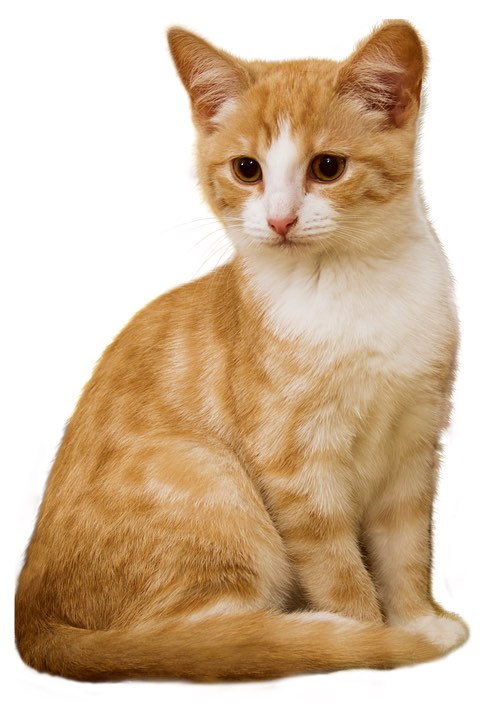
//> input picture 第一部分-快速上手OpenCV/chapter01-邂逅OpenCV/cat.jpg, 498 x 720 px
$ ./DrawOneDimensionHistExample   (built with g++ and OpenCV 4)
//> lines starting //> are read from the running program, lines starting //| are printed output that depends on the picture; after the words box and inside, x2 and y2 are one past the last pixel; in counts of white or black regions, pixels touching at a corner belong together
#include <iostream>
#include <vector>
#include <opencv2/opencv.hpp>
#include <opencv2/highgui/highgui.hpp>
#include <opencv2/imgproc/imgproc.hpp>
#include <memory>

using namespace std;
using namespace cv;

int main(int argc, char *argv[]) {

    // [1]载入原图并显示
    Mat srcImage = imread("cat.jpg", 1);
//> srcImage is the input picture: 720 rows x 498 cols, CV_8UC3; mean B, G, R 162.6, 189.2, 213.4
    imshow("原图", srcImage);

    if (!srcImage.data) {
        printf("读取文件失败~!\n");
        return -1;
    }

    // [2]定义变量
    MatND dstHist;
    int dims = 1;
    float hranges[] = {0, 255};
    const float *ranges[] = {hranges}; // 这里需要为const类型
    int size = 256;
    int channels = 0;

    // [3]计算图像的直方图
    calcHist(&srcImage, 1, &channels, Mat(), dstHist, dims, &size, ranges);
//> dstHist = 256 values, max 4010 at index 253, min 0 at index 255, mean 879.8
    int scale = 1;

    Mat dstImage(size * scale, size, CV_8U, Scalar(0));

    // [4]获取最大值和最小值
    double minValue = 0;
    double maxValue = 0;
    minMaxLoc(dstHist, &minValue, &maxValue, 0, 0);
//> maxValue = 4010

    // [5]绘制出直方图
    int hpt = saturate_cast<int>(0.9 * size);
    for (int i=0; i < 256; i++) {
        float binValue = dstHist.at<float>(i);
        int realValue = saturate_cast<int>(binValue * hpt/maxValue);
        rectangle(dstImage, Point(i*scale, size-1), Point((i+1)*scale-1, size-realValue), Scalar(255));
    }
//> this loop made 256 passes
//> (binValue, realValue) on passes 1 to 3: (1404, 81), (223, 13), (235, 13)
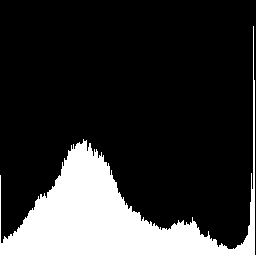
//> dstImage: 256 rows x 256 cols, CV_8UC1; 19.7% white; 1 white region, box (x1, y1, x2, y2) and area: (0, 26, 256, 256) 12914

    imshow("一维直方图", dstImage);

    waitKey(0);

    return 0;
}
